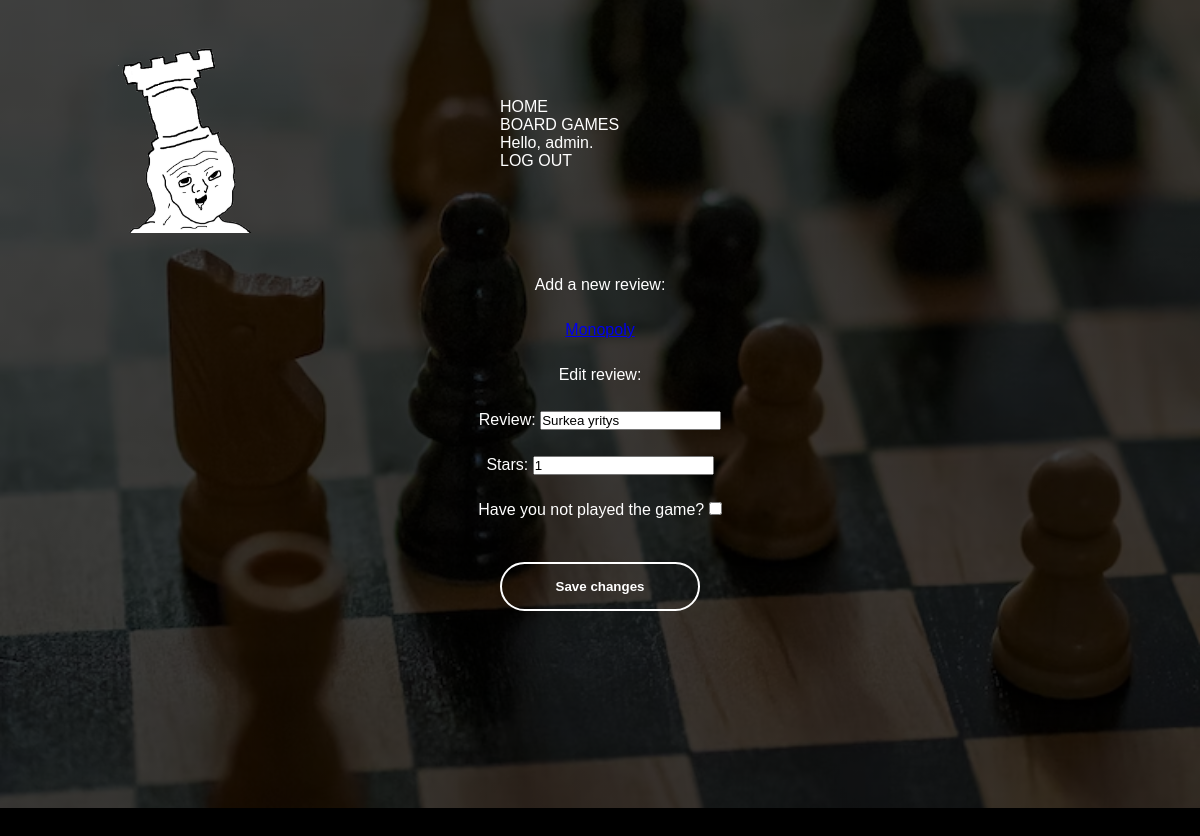
/edit_review/3/ (signed in), run on the app's committed database.
### board_game_app/models.py (models this page shows, shortened)
class Boardgame(models.Model): #creating the class
    owner = models.ForeignKey(User, on_delete=models.CASCADE, null=True)
    name = models.CharField(max_length=200)
    designer = models.CharField(max_length=200)
    artist = models.CharField(max_length=200)
    publisher = models.CharField(max_length=200)
    year_published = models.IntegerField()
    date_added = models.DateTimeField(auto_now_add=True)
    date_modified = models.DateTimeField(auto_now=True)
    def __str__(self):
        return (self.name)

class Review(models.Model): #creating the class
    my_review = models.CharField(max_length=200)
    stars = models.IntegerField()
    unfinished = models.BooleanField()
    date_added = models.DateTimeField(auto_now_add=True)
    date_modified  = models.DateTimeField(auto_now=True)
    reviewed_book = models.ForeignKey(Boardgame, on_delete=models.CASCADE)
    owner = models.ForeignKey(User, on_delete=models.CASCADE)

### board_game_app/views.py (the view)
# urls.py: path("edit_review/<int:review_id>/", views.edit_review, name="edit_review"),
@login_required
def edit_review(request, review_id):
    review = Review.objects.get(id=review_id)
    board_game = review.reviewed_book
    if request.method != "POST":
        form = ReviewForm(instance=review)
    else:
        form = ReviewForm(instance=review, data=request.POST)
        if form.is_valid():
            form.save()
        return redirect("board_game_app:board_game", board_game_id = board_game.id)
    context = {"review": review, "board_game":board_game, "form":form}
    return render(request, "board_game_app/edit_review.html", context)

### board_game_app/forms.py
class ReviewForm(forms.ModelForm):
    class Meta:
        model = Review
        fields = ["my_review", "stars", "unfinished"]
        labels = {"my_review":"Review:", "stars":"Stars:", "unfinished":"Have you not played the game?"}
        widget = {"my_review" : forms.Textarea(attrs={"cols":80})}

### board_game_app/templates/board_game_app/edit_review.html (shortened to what this page needs)
{% extends "board_game_app/base.html" %}
{% block content %}
<div class="content">
    <p>Add a new review:</p>
    <p><a href="{% url "board_game_app:board_game" board_game.id %}">{{ board_game }}</a></p>
    <p>Edit review:</p>
    <form action="{% url "board_game_app:edit_review" review.id %}" method="post">
        {{ form.as_p }}
        <button name="submit">Save changes</button>
    </form>
</div>
{% endblock content %}

### board_game_app/templates/board_game_app/base.html (shortened to what this page needs)
{% load static %}
<html lang="en">
    <head>
        <link rel="stylesheet" href="{% static 'css/style.css' %}">
    </head>
    <body style="background-color:black;">
        <div class="banner">
            <div class="navbar">
                <img src="{% static 'css/logo.png' %}" class="logo">
                <ul>
                    <li><a href="{% url "board_game_app:index" %}">Home</a></li>
                    {% if user.is_authenticated %}
                    <li><a href="{% url "board_game_app:board_games" 0 %}">Board games</a></li>
                    <li><p style="color:white;">Hello, {{ user.username }}.</p></li>
                    <li><a href="{% url "users_app:logout" %}">Log out</a></li>
                    {% else %}
                    <li><p style="color:white;">Login to view board games.</p></li>
                    <li><a href="{% url "users_app:login" %}">Log in</a></li>
                    <li><a href="{% url "users_app:register" %}">Register</a></li>
                    {% endif %}
                </ul>
            </div>
        </div>
        <main role="main" class="container">
            <div>
                {% block content %}{% endblock content %}
            </div>
        </main>
    </body>
</html>

### board_game_app/static/css/style.css (style rules this page uses)
* { margin: 0; padding: 0; font-family: sans-serif; }
.banner { width: 100%; height: 101vh; background-image: linear-gradient(rgba(0, 0, 0, 0.75),rgba(0, 0, 0, 0.75)),url(back.avif); background-size: cover; background-position: center; }
.navbar { width: 85%; margin: auto; padding: 35px; display: flex; align-items: center; justify-content: space-between; }
.logo { width: 200px; cursor: pointer; }
.navbar ul li { list-style: none; display: inline-block; margin: 0 210px; }
.navbar ul li a { text-decoration: none; color: #fff; text-transform: uppercase; }
.navbar ul li::after { content: ""; height: 3px; width: 100%; background: #fff; position: absolute; left: 0; bottom: -10; transition: 0.5s; }
.content { width: 100%; position: absolute; top: 30%; transform: translateY(-50); text-align: center; color: #fff; }
.content p { margin: 20px auto; font-weight: 100; line-height: 25px; }
button { width: 200px; padding: 15px 0; text-align: center; margin: 20px 10px; border-radius: 25px; font-weight: bold; border: 2px solid #fff; background: transparent; color: #fff; cursor: pointer; position: relative; overflow: hidden; }

### data on the page
Boardgame: name "Monopoly"
Review: my_review "Surkea yritys", stars "1"

### other printed values
{{ user.username }} "admin"
